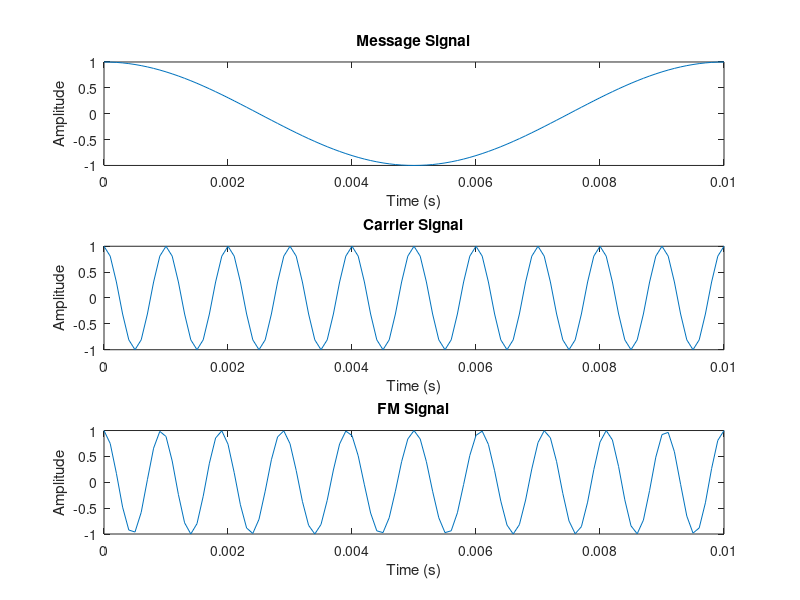

Source code (MATLAB):
% Parameters
Fs = 10000;             % Sampling frequency (Hz)
t = 0:1/Fs:0.01;        % Time vector (10 ms)
fc = 1000;              % Carrier frequency (Hz)
fm = 100;               % Message frequency (Hz)
Am = 1;                 % Message amplitude
Ac = 1;                 % Carrier amplitude
kf = 2 * pi * 75;       % Frequency sensitivity (rad/s per unit amplitude)

% Message signal
m = Am * cos(2 * pi * fm * t);

% Integrate the message signal
int_m = cumsum(m) / Fs;

% FM signal
s_fm = Ac * cos(2 * pi * fc * t + kf * int_m);

% Plotting
figure;

subplot(3,1,1);
plot(t, m);
title('Message Signal');
xlabel('Time (s)');
ylabel('Amplitude');

subplot(3,1,2);
plot(t, cos(2*pi*fc*t));
title('Carrier Signal');
xlabel('Time (s)');
ylabel('Amplitude');

subplot(3,1,3);
plot(t, s_fm);
title('FM Signal');
xlabel('Time (s)');
ylabel('Amplitude');
